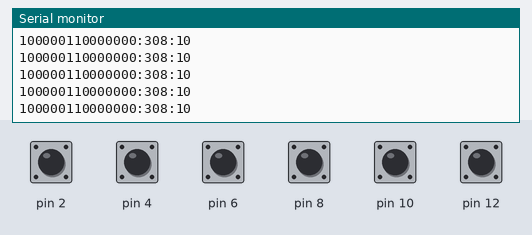
Simulated run of this sketch. Board: Arduino Uno, built with avr-gcc and run on an emulated ATmega328P. Parts: the last lines printed to the serial monitor. Inputs (shaded band) come from the test bench; at power-on: pin 2, pin 4, pin 6, pin 8, pin 10, pin 12 HIGH.

Above: at 1.2 s.
1.3 s: pin 2 pulled LOW for 0.2 s
At 1.54 s:
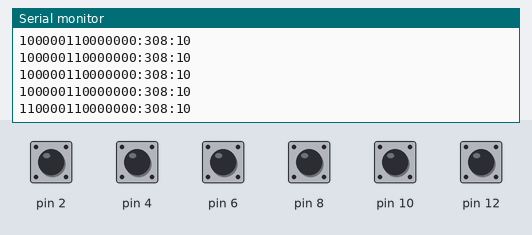
3.0 s: pin 4 pulled LOW for 0.2 s
At 3.22 s:
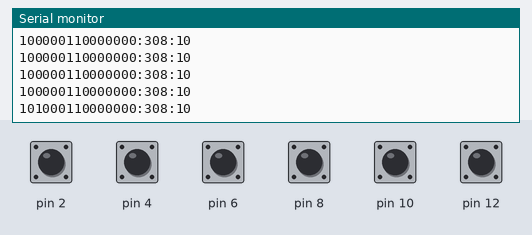
4.7 s: pin 6 pulled LOW for 0.2 s
At 4.9 s:
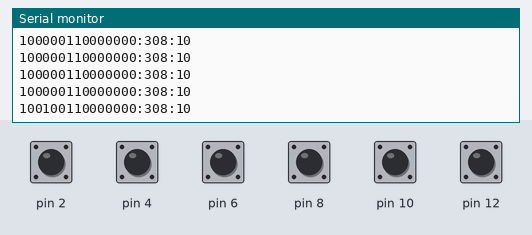
6.4 s: pin 8 pulled LOW for 1 s
At 6.56 s:
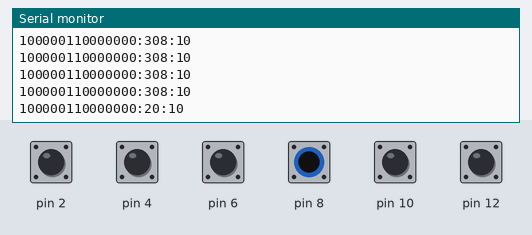
10.4 s: pin 10 pulled LOW for 1 s
At 10.69 s:
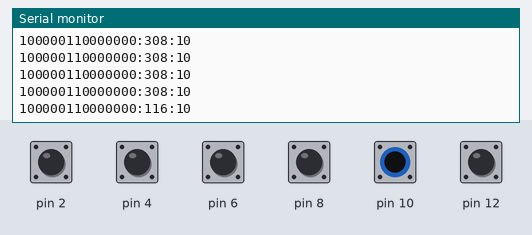
14.4 s: pin 12 pulled LOW for 0.2 s
At 14.68 s:
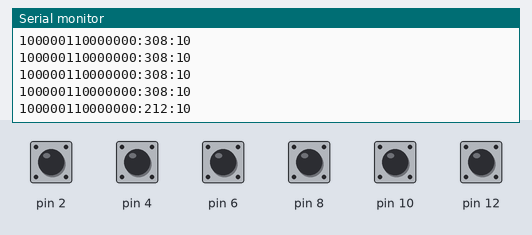
Timing chart, 0 to 17.1 s (numbered marks = the images above; inputs shaded):
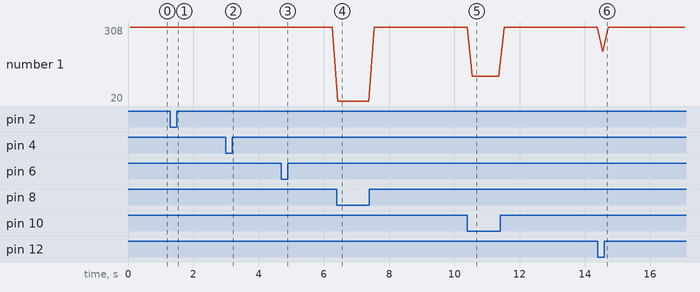

The sketch:

arduino_to_max.ino
```cpp
#include <CapacitiveSensor.h>

class CapacitiveSensorReader {
  private:
    CapacitiveSensor cs;
    long threshold;

  public:
    // Constructor to initialize the capacitive sensor pin and the threshold.
    CapacitiveSensorReader(byte sendPin, byte receivePin, long thresholdValue) : cs(sendPin, receivePin), threshold(thresholdValue) {
    }

    // Begin method to set up the sensor (call this in setup()).
    void begin() {
      cs.set_CS_AutocaL_Millis(0xFFFFFFFF);  // Turn off auto-calibrate.
    }

    // Method to set a new threshold.
    void setThreshold(long newThreshold) {
      threshold = newThreshold;
    }

    // Method to read the capacitance value.
    long readCapacitance() {
      return cs.capacitiveSensor(30); // Read capacitance value (30 samples).
    }

    // Check if the capacitance is above the threshold.
    int isAboveThreshold() {
      long capacitanceValue = readCapacitance();
      return capacitanceValue > threshold ? 1 : 0;
    }
};

// Initialize all sensor reader objects
CapacitiveSensorReader sensorReader1(3, 2, 50);
CapacitiveSensorReader sensorReader2(5, 4, 50);
CapacitiveSensorReader sensorReader3(7, 6, 50);
CapacitiveSensorReader sensorReader4(9, 8, 50);
CapacitiveSensorReader sensorReader5(11, 10, 50);
CapacitiveSensorReader sensorReader6(13, 12, 50);
CapacitiveSensorReader sensorReader7(27, 26, 50);
CapacitiveSensorReader sensorReader8(29, 28, 50);
CapacitiveSensorReader sensorReader9(23, 22, 50);
CapacitiveSensorReader sensorReader10(25, 24, 50);
CapacitiveSensorReader sensorReader11(37, 36, 50);
CapacitiveSensorReader sensorReader12(35, 34, 50);
CapacitiveSensorReader sensorReader13(45, 44, 50);
CapacitiveSensorReader sensorReader14(43, 42, 50);
CapacitiveSensorReader sensorReader15(33, 32, 50);
CapacitiveSensorReader sensorReader16(31, 30, 50);
CapacitiveSensorReader sensorReader17(51, 50, 50);
CapacitiveSensorReader sensorReader18(53, 52, 50);
CapacitiveSensorReader sensorReader19(39, 38, 50);
CapacitiveSensorReader sensorReader20(41, 40, 50);
CapacitiveSensorReader sensorReader21(49, 48, 50);
CapacitiveSensorReader sensorReader22(47, 46, 50);

void setup() {
  Serial.begin(9600);
  sensorReader1.begin();
  sensorReader2.begin();
  sensorReader3.begin();
  sensorReader4.begin();
  sensorReader5.begin();
  sensorReader6.begin();
  sensorReader7.begin();
  sensorReader8.begin();
  sensorReader9.begin();
  sensorReader10.begin();
  sensorReader11.begin();
  sensorReader12.begin();
  sensorReader13.begin();
  sensorReader14.begin();
  sensorReader15.begin();
  sensorReader16.begin();
  sensorReader17.begin();
  sensorReader18.begin();
  sensorReader19.begin();
  sensorReader20.begin();
  sensorReader21.begin();
  sensorReader22.begin();
}

// Static variables to keep track of toggle states for vocal and drum loops.
static int toggleStateDrumLoops[4] = {0, 0, 0, 0}; // Sensors 19 to 22
static int toggleStateVocalLoops[5] = {0, 0, 0, 0, 0}; // Sensors 14 to 18

// Add a new array to track if the sensor was previously above the threshold
static int wasAboveThreshold[22] = {0}; // Initialized to 0 (not above threshold)

// Initialize previous state tracking for live drums sensors
static int wasPressedDrumSensor9 = 0;
static int wasPressedDrumSensor13 = 0;


void handleToggle(int &toggleState, CapacitiveSensorReader &sensor) {
  static unsigned long lastToggleTime[22] = {0}; // One for each sensor
  unsigned long currentTime = millis();
  int sensorIndex = (&sensor - &sensorReader1); // Calculate index based on address difference

  int isCurrentlyAbove = sensor.isAboveThreshold();

  // Check for transition from above threshold to not above (sensor release)
  if (wasAboveThreshold[sensorIndex] && !isCurrentlyAbove && currentTime - lastToggleTime[sensorIndex] > 500) {
    toggleState = !toggleState; // Toggle state
    lastToggleTime[sensorIndex] = currentTime;
  }

  wasAboveThreshold[sensorIndex] = isCurrentlyAbove; // Update previous state
}

// Ensure the rest of your setup and loop functions remain the same
// This modification only affects how the handleToggle function behaves


void loop() {
  String sensorStates = "";
  static String bpm = "20"; // Initialize BPM string representation to "20"
  static int lastBpmSensor = 0; // Remember the last sensor that changed BPM
  static int position = 10; // Initialize position to minimum value of 10

  // Include your existing sensor reading and processing code here
  // This should involve reading from the sensors and adjusting BPM/position as needed

  sensorStates += "1";

  // Toggle functionality for drum loops
  handleToggle(toggleStateDrumLoops[0], sensorReader19);
  handleToggle(toggleStateDrumLoops[1], sensorReader20);
  handleToggle(toggleStateDrumLoops[2], sensorReader21);
  handleToggle(toggleStateDrumLoops[3], sensorReader22);

  // Toggle functionality for vocal loops
  handleToggle(toggleStateVocalLoops[0], sensorReader14);
  handleToggle(toggleStateVocalLoops[1], sensorReader15);
  handleToggle(toggleStateVocalLoops[2], sensorReader16);
  handleToggle(toggleStateVocalLoops[3], sensorReader17);
  handleToggle(toggleStateVocalLoops[4], sensorReader18);

  //Synths
  sensorStates += sensorReader1.isAboveThreshold();
  sensorStates += sensorReader2.isAboveThreshold();
  sensorStates += sensorReader3.isAboveThreshold();

  // Concatenate the states of drum and vocal loop toggles to sensorStates
  for (int i = 0; i < 4; i++) {
    sensorStates += String(toggleStateDrumLoops[i]);
  }
  for (int i = 0; i < 5; i++) {
    sensorStates += String(toggleStateVocalLoops[i]);
  }

  // Handle live drums sensor logic
  int liveDrumState9 = 0; // Default state is 0
  int liveDrumState13 = 0; // Default state is 0

  if (sensorReader9.isAboveThreshold() && !wasPressedDrumSensor9) {
    liveDrumState9 = 1; // Set state to 1 on new press
    wasPressedDrumSensor9 = 1; // Mark as pressed
  } else if (!sensorReader9.isAboveThreshold() && wasPressedDrumSensor9) {
    wasPressedDrumSensor9 = 0; // Reset on release
  }

  if (sensorReader13.isAboveThreshold() && !wasPressedDrumSensor13) {
    liveDrumState13 = 1; // Set state to 1 on new press
    wasPressedDrumSensor13 = 1; // Mark as pressed
  } else if (!sensorReader13.isAboveThreshold() && wasPressedDrumSensor13) {
    wasPressedDrumSensor13 = 0; // Reset on release
  }

  // Update how you concatenate the live drums states into sensorStates string
  sensorStates += liveDrumState9;
  sensorStates += liveDrumState13;

  // BPM control with state retention
  int currentSensorTriggered = 0; // Tracks the current sensor that might trigger a BPM change
  if (sensorReader4.isAboveThreshold()) currentSensorTriggered = 4;
  else if (sensorReader5.isAboveThreshold()) currentSensorTriggered = 5;
  else if (sensorReader6.isAboveThreshold()) currentSensorTriggered = 6;
  else if (sensorReader7.isAboveThreshold()) currentSensorTriggered = 7;
  else if (sensorReader8.isAboveThreshold()) currentSensorTriggered = 8;
  else if (sensorReader10.isAboveThreshold()) currentSensorTriggered = 10;

  // Check if a different sensor is triggered to update BPM
  if (currentSensorTriggered != 0 && currentSensorTriggered != lastBpmSensor) {
    switch (currentSensorTriggered) {
      case 4: bpm = 20; break;
      case 5: bpm = 116; break;
      case 6: bpm = 212; break;
      case 7: bpm = 308; break;
      case 8: bpm = 404; break;
      case 10: bpm = 500; break;
    }
    lastBpmSensor = currentSensorTriggered; // Remember the last sensor that changed BPM
  }

// Position adjustment with minimum and maximum limits
  if (sensorReader11.isAboveThreshold()) {
    position = min(position + 5, 120); // Increase position, but not above 120
  }
  if (sensorReader12.isAboveThreshold()) {
    position = max(position - 5, 10); // Decrease position, but not below 10
  }

  // Concatenate sensor states with BPM and position
  sensorStates += ":" + bpm; // Add BPM string
  sensorStates += ":" + String(position); // Append position string

  Serial.println(sensorStates); // Print the combined sensor states, BPM, and position

  delay(100); // Adjust delay as needed.
}
```

Measured:
- after the input at 1.3 s, the serial monitor: prints a new line after 0.10 s (image 1)
- after the input at 3.0 s, the serial monitor: prints a new line after 0.08 s (image 2)
- after the input at 4.7 s, the serial monitor: prints a new line after 0.06 s (image 3)
- after the input at 6.4 s, the serial monitor: prints a new line at once (image 4)
- after the input at 10.4 s, the serial monitor: prints a new line after 0.16 s (image 5)
- after the input at 14.4 s, the serial monitor: prints a new line after 0.15 s (image 6)
